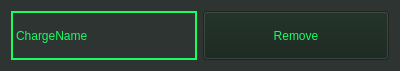
<?xml version="1.0" encoding="UTF-8"?>
<ui version="4.0">
 <class>ChargeListItem</class>
 <widget class="QWidget" name="ChargeListItem">
  <property name="geometry">
   <rect>
    <x>0</x>
    <y>0</y>
    <width>400</width>
    <height>71</height>
   </rect>
  </property>
  <property name="palette">
   <palette>
    <active>
     <colorrole role="WindowText">
      <brush brushstyle="SolidPattern">
       <color alpha="255">
        <red>25</red>
        <green>252</green>
        <blue>100</blue>
       </color>
      </brush>
     </colorrole>
     <colorrole role="Button">
      <brush brushstyle="SolidPattern">
       <color alpha="255">
        <red>21</red>
        <green>35</green>
        <blue>27</blue>
       </color>
      </brush>
     </colorrole>
     <colorrole role="Light">
      <brush brushstyle="SolidPattern">
       <color alpha="255">
        <red>25</red>
        <green>252</green>
        <blue>100</blue>
       </color>
      </brush>
     </colorrole>
     <colorrole role="Midlight">
      <brush brushstyle="SolidPattern">
       <color alpha="255">
        <red>45</red>
        <green>52</green>
        <blue>50</blue>
       </color>
      </brush>
     </colorrole>
     <colorrole role="Dark">
      <brush brushstyle="SolidPattern">
       <color alpha="255">
        <red>21</red>
        <green>35</green>
        <blue>27</blue>
       </color>
      </brush>
     </colorrole>
     <colorrole role="Mid">
      <brush brushstyle="SolidPattern">
       <color alpha="255">
        <red>21</red>
        <green>35</green>
        <blue>27</blue>
       </color>
      </brush>
     </colorrole>
     <colorrole role="Text">
      <brush brushstyle="SolidPattern">
       <color alpha="255">
        <red>25</red>
        <green>252</green>
        <blue>100</blue>
       </color>
      </brush>
     </colorrole>
     <colorrole role="BrightText">
      <brush brushstyle="SolidPattern">
       <color alpha="255">
        <red>25</red>
        <green>252</green>
        <blue>100</blue>
       </color>
      </brush>
     </colorrole>
     <colorrole role="ButtonText">
      <brush brushstyle="SolidPattern">
       <color alpha="255">
        <red>25</red>
        <green>252</green>
        <blue>100</blue>
       </color>
      </brush>
     </colorrole>
     <colorrole role="Base">
      <brush brushstyle="SolidPattern">
       <color alpha="255">
        <red>21</red>
        <green>35</green>
        <blue>27</blue>
       </color>
      </brush>
     </colorrole>
     <colorrole role="Window">
      <brush brushstyle="SolidPattern">
       <color alpha="255">
        <red>45</red>
        <green>52</green>
        <blue>50</blue>
       </color>
      </brush>
     </colorrole>
     <colorrole role="Shadow">
      <brush brushstyle="SolidPattern">
       <color alpha="255">
        <red>0</red>
        <green>0</green>
        <blue>0</blue>
       </color>
      </brush>
     </colorrole>
     <colorrole role="Highlight">
      <brush brushstyle="SolidPattern">
       <color alpha="255">
        <red>25</red>
        <green>252</green>
        <blue>100</blue>
       </color>
      </brush>
     </colorrole>
     <colorrole role="HighlightedText">
      <brush brushstyle="SolidPattern">
       <color alpha="255">
        <red>43</red>
        <green>25</green>
        <blue>22</blue>
       </color>
      </brush>
     </colorrole>
     <colorrole role="AlternateBase">
      <brush brushstyle="SolidPattern">
       <color alpha="255">
        <red>46</red>
        <green>52</green>
        <blue>54</blue>
       </color>
      </brush>
     </colorrole>
     <colorrole role="ToolTipBase">
      <brush brushstyle="SolidPattern">
       <color alpha="255">
        <red>43</red>
        <green>25</green>
        <blue>22</blue>
       </color>
      </brush>
     </colorrole>
     <colorrole role="PlaceholderText">
      <brush brushstyle="SolidPattern">
       <color alpha="128">
        <red>138</red>
        <green>226</green>
        <blue>52</blue>
       </color>
      </brush>
     </colorrole>
    </active>
    <inactive>
     <colorrole role="WindowText">
      <brush brushstyle="SolidPattern">
       <color alpha="255">
        <red>25</red>
        <green>252</green>
        <blue>100</blue>
       </color>
      </brush>
     </colorrole>
     <colorrole role="Button">
      <brush brushstyle="SolidPattern">
       <color alpha="255">
        <red>21</red>
        <green>35</green>
        <blue>27</blue>
       </color>
      </brush>
     </colorrole>
     <colorrole role="Light">
      <brush brushstyle="SolidPattern">
       <color alpha="255">
        <red>25</red>
        <green>252</green>
        <blue>100</blue>
       </color>
      </brush>
     </colorrole>
     <colorrole role="Midlight">
      <brush brushstyle="SolidPattern">
       <color alpha="255">
        <red>45</red>
        <green>52</green>
        <blue>50</blue>
       </color>
      </brush>
     </colorrole>
     <colorrole role="Dark">
      <brush brushstyle="SolidPattern">
       <color alpha="255">
        <red>21</red>
        <green>35</green>
        <blue>27</blue>
       </color>
      </brush>
     </colorrole>
     <colorrole role="Mid">
      <brush brushstyle="SolidPattern">
       <color alpha="255">
        <red>21</red>
        <green>35</green>
        <blue>27</blue>
       </color>
      </brush>
     </colorrole>
     <colorrole role="Text">
      <brush brushstyle="SolidPattern">
       <color alpha="255">
        <red>25</red>
        <green>252</green>
        <blue>100</blue>
       </color>
      </brush>
     </colorrole>
     <colorrole role="BrightText">
      <brush brushstyle="SolidPattern">
       <color alpha="255">
        <red>25</red>
        <green>252</green>
        <blue>100</blue>
       </color>
      </brush>
     </colorrole>
     <colorrole role="ButtonText">
      <brush brushstyle="SolidPattern">
       <color alpha="255">
        <red>25</red>
        <green>252</green>
        <blue>100</blue>
       </color>
      </brush>
     </colorrole>
     <colorrole role="Base">
      <brush brushstyle="SolidPattern">
       <color alpha="255">
        <red>21</red>
        <green>35</green>
        <blue>27</blue>
       </color>
      </brush>
     </colorrole>
     <colorrole role="Window">
      <brush brushstyle="SolidPattern">
       <color alpha="255">
        <red>45</red>
        <green>52</green>
        <blue>50</blue>
       </color>
      </brush>
     </colorrole>
     <colorrole role="Shadow">
      <brush brushstyle="SolidPattern">
       <color alpha="255">
        <red>0</red>
        <green>0</green>
        <blue>0</blue>
       </color>
      </brush>
     </colorrole>
     <colorrole role="Highlight">
      <brush brushstyle="SolidPattern">
       <color alpha="255">
        <red>25</red>
        <green>252</green>
        <blue>100</blue>
       </color>
      </brush>
     </colorrole>
     <colorrole role="HighlightedText">
      <brush brushstyle="SolidPattern">
       <color alpha="255">
        <red>43</red>
        <green>25</green>
        <blue>22</blue>
       </color>
      </brush>
     </colorrole>
     <colorrole role="AlternateBase">
      <brush brushstyle="SolidPattern">
       <color alpha="255">
        <red>46</red>
        <green>52</green>
        <blue>54</blue>
       </color>
      </brush>
     </colorrole>
     <colorrole role="ToolTipBase">
      <brush brushstyle="SolidPattern">
       <color alpha="255">
        <red>43</red>
        <green>25</green>
        <blue>22</blue>
       </color>
      </brush>
     </colorrole>
     <colorrole role="PlaceholderText">
      <brush brushstyle="SolidPattern">
       <color alpha="128">
        <red>138</red>
        <green>226</green>
        <blue>52</blue>
       </color>
      </brush>
     </colorrole>
    </inactive>
    <disabled>
     <colorrole role="WindowText">
      <brush brushstyle="SolidPattern">
       <color alpha="255">
        <red>21</red>
        <green>35</green>
        <blue>27</blue>
       </color>
      </brush>
     </colorrole>
     <colorrole role="Button">
      <brush brushstyle="SolidPattern">
       <color alpha="255">
        <red>21</red>
        <green>35</green>
        <blue>27</blue>
       </color>
      </brush>
     </colorrole>
     <colorrole role="Light">
      <brush brushstyle="SolidPattern">
       <color alpha="255">
        <red>25</red>
        <green>252</green>
        <blue>100</blue>
       </color>
      </brush>
     </colorrole>
     <colorrole role="Midlight">
      <brush brushstyle="SolidPattern">
       <color alpha="255">
        <red>45</red>
        <green>52</green>
        <blue>50</blue>
       </color>
      </brush>
     </colorrole>
     <colorrole role="Dark">
      <brush brushstyle="SolidPattern">
       <color alpha="255">
        <red>21</red>
        <green>35</green>
        <blue>27</blue>
       </color>
      </brush>
     </colorrole>
     <colorrole role="Mid">
      <brush brushstyle="SolidPattern">
       <color alpha="255">
        <red>21</red>
        <green>35</green>
        <blue>27</blue>
       </color>
      </brush>
     </colorrole>
     <colorrole role="Text">
      <brush brushstyle="SolidPattern">
       <color alpha="255">
        <red>21</red>
        <green>35</green>
        <blue>27</blue>
       </color>
      </brush>
     </colorrole>
     <colorrole role="BrightText">
      <brush brushstyle="SolidPattern">
       <color alpha="255">
        <red>25</red>
        <green>252</green>
        <blue>100</blue>
       </color>
      </brush>
     </colorrole>
     <colorrole role="ButtonText">
      <brush brushstyle="SolidPattern">
       <color alpha="255">
        <red>21</red>
        <green>35</green>
        <blue>27</blue>
       </color>
      </brush>
     </colorrole>
     <colorrole role="Base">
      <brush brushstyle="SolidPattern">
       <color alpha="255">
        <red>45</red>
        <green>52</green>
        <blue>50</blue>
       </color>
      </brush>
     </colorrole>
     <colorrole role="Window">
      <brush brushstyle="SolidPattern">
       <color alpha="255">
        <red>45</red>
        <green>52</green>
        <blue>50</blue>
       </color>
      </brush>
     </colorrole>
     <colorrole role="Shadow">
      <brush brushstyle="SolidPattern">
       <color alpha="255">
        <red>0</red>
        <green>0</green>
        <blue>0</blue>
       </color>
      </brush>
     </colorrole>
     <colorrole role="Highlight">
      <brush brushstyle="SolidPattern">
       <color alpha="255">
        <red>145</red>
        <green>145</green>
        <blue>145</blue>
       </color>
      </brush>
     </colorrole>
     <colorrole role="HighlightedText">
      <brush brushstyle="SolidPattern">
       <color alpha="255">
        <red>43</red>
        <green>25</green>
        <blue>22</blue>
       </color>
      </brush>
     </colorrole>
     <colorrole role="AlternateBase">
      <brush brushstyle="SolidPattern">
       <color alpha="255">
        <red>46</red>
        <green>52</green>
        <blue>54</blue>
       </color>
      </brush>
     </colorrole>
     <colorrole role="ToolTipBase">
      <brush brushstyle="SolidPattern">
       <color alpha="255">
        <red>43</red>
        <green>25</green>
        <blue>22</blue>
       </color>
      </brush>
     </colorrole>
     <colorrole role="PlaceholderText">
      <brush brushstyle="SolidPattern">
       <color alpha="128">
        <red>0</red>
        <green>0</green>
        <blue>0</blue>
       </color>
      </brush>
     </colorrole>
    </disabled>
   </palette>
  </property>
  <property name="windowTitle">
   <string>Form</string>
  </property>
  <layout class="QHBoxLayout" name="horizontalLayout">
   <item>
    <widget class="QLabel" name="charge_name_label">
     <property name="frameShape">
      <enum>QFrame::Box</enum>
     </property>
     <property name="lineWidth">
      <number>2</number>
     </property>
     <property name="text">
      <string>ChargeName</string>
     </property>
    </widget>
   </item>
   <item>
    <widget class="QPushButton" name="remove_charge_button">
     <property name="sizePolicy">
      <sizepolicy hsizetype="Minimum" vsizetype="MinimumExpanding">
       <horstretch>0</horstretch>
       <verstretch>0</verstretch>
      </sizepolicy>
     </property>
     <property name="text">
      <string>Remove</string>
     </property>
     <property name="iconSize">
      <size>
       <width>16</width>
       <height>16</height>
      </size>
     </property>
    </widget>
   </item>
  </layout>
 </widget>
 <resources/>
 <connections/>
</ui>
